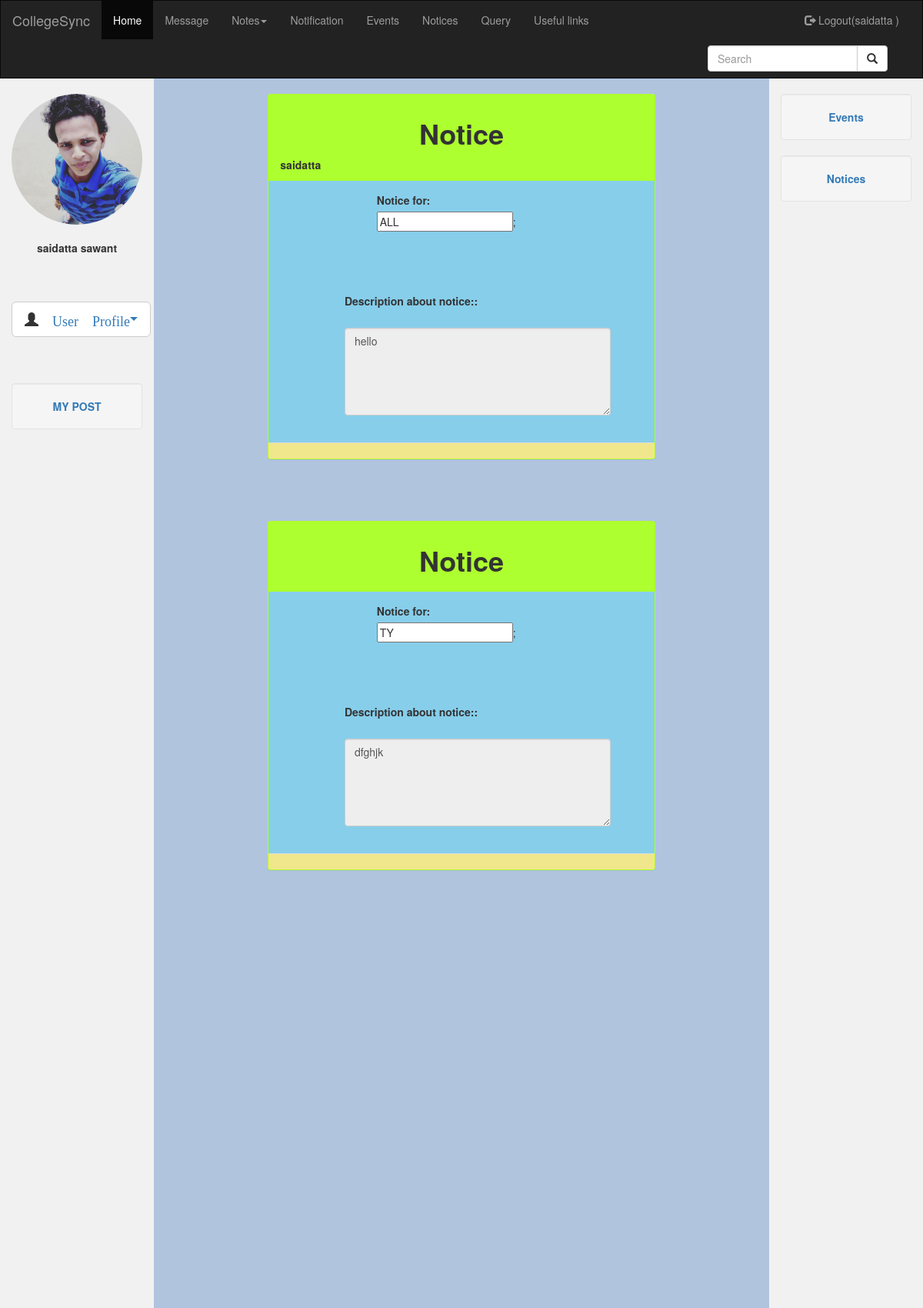
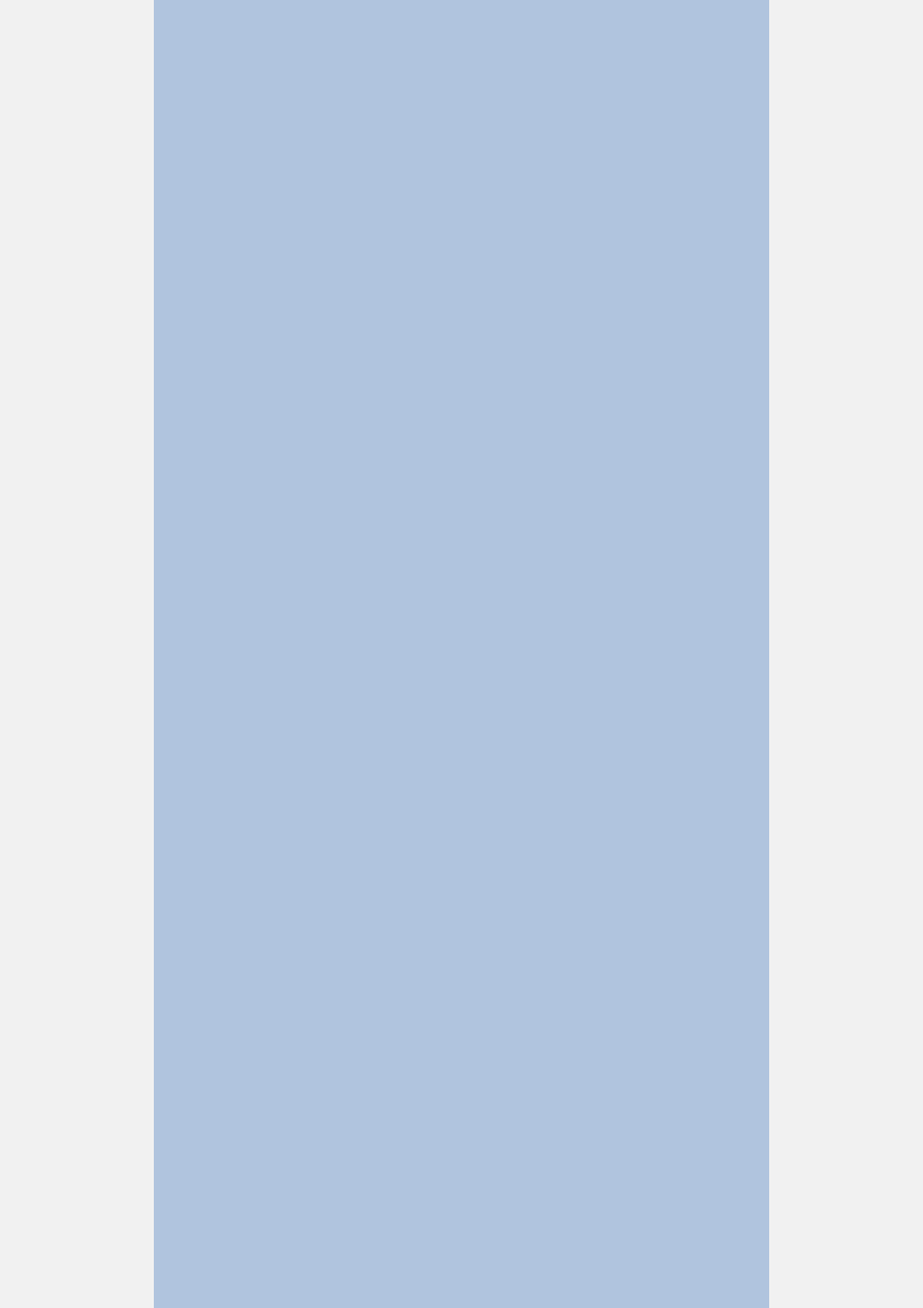
/impnotices.php (signed in, upper part), run on the app's committed database (2 pictures, top to bottom).
### tables this page shows
CREATE TABLE IF NOT EXISTS `col_registration` (
  `REG_ID` int(11) NOT NULL AUTO_INCREMENT,
  `REG_FIRSTNAME` varchar(20) NOT NULL,
  `REG_LASTNAME` varchar(20) NOT NULL,
  `REG_EMAIL` varchar(63) NOT NULL,
  `REG_CLASS` varchar(11) NOT NULL,
  `REG_UNIVERSITY` varchar(20) NOT NULL,
  `REG_ADDRESS` varchar(50) NOT NULL,
  `REG_MOBILENO` bigint(10) NOT NULL,
  `REG_GENDER` varchar(10) NOT NULL,
  `REG_USERNAME` varchar(20) NOT NULL,
  `REG_PWD` varchar(25) NOT NULL,
  `REG_DOB` varchar(10) NOT NULL,
  `dp` varchar(100) NOT NULL,
  PRIMARY KEY (`REG_ID`)
);

CREATE TABLE IF NOT EXISTS `notice` (
  `notice_id` int(11) NOT NULL AUTO_INCREMENT,
  `sender` varchar(111) NOT NULL,
  `clas` varchar(111) NOT NULL,
  `notice` varchar(111) NOT NULL,
  PRIMARY KEY (`notice_id`)
);

### impnotices.php (the view, shortened to what this page needs)
<!DOCTYPE html>
<html lang="en">
<head>
  <link rel="stylesheet" href="https://maxcdn.bootstrapcdn.com/bootstrap/3.3.7/css/bootstrap.min.css">
</head>
<body style="background:  #B0C4DE;">
<?php
include("nav.php");
?>
<?php
          $user=$_SESSION['user'];
            $query="SELECT * from col_registration where REG_FIRSTNAME='$user' ";
           $res=mysql_query($query);
           $row=mysql_fetch_row($res);
           ?>
<div class="container-fluid text-center">
  <div class="row content">
    <div class="col-sm-2 sidenav">
    <img src="<?php echo$row[12];?>" style="max-width: 170px; max-height: 170px;" class="img img-responsive img-circle">
    <br><strong><?php echo$row[1].' '.$row[2] ?></strong>
    <br>
    <br>
    <br>
    <br>
         <button type="button" class="btn btn-default btn-lg"><li class="dropdown glyphicon glyphicon-user">
          <a class="dropdown-toggle" data-toggle="dropdown" href="view.html">User Profile<span class="caret"></span></a>
        </li>
        </button>
        <br>
        <br>
    <br><br>
        <div class="well">
        <a href="mypost.php"><strong>MY POST</strong></a>
      </div>
    </div>
    <div class="col-sm-8 text-left">
    <br>
      <?php
           $query="SELECT * from notice order by notice_id desc limit 5";
           $res=mysql_query($query);
           while ($row=mysql_fetch_row($res))
           {
            echo"
      <div class='row'>
<div class='col-sm-offset-2 col-sm-8'>
  <div class='panel' style='background-color: #ADFF2F' >
      <div class='panel-heading'>
    <div class='row'>
      <div class='col-sm-4 col-sm-offset-4'>
      <center><h1><strong> Notice</strong></h1></center>
      </div>
      </div>
      <b>$row[1]</b>
      </div>
      <div class='panel-body' style='background-color: skyblue;'>
      <div class='row'>
      <div class='col-sm-6 col-sm-offset-3'>
        <label class='pull-center'><strong>Notice for:</strong></label>
        <input type='text' value='$row[2]'>;
        </div>
        </div>
       <div class='row'>
      <div class='col-sm-9 col-sm-offset-2'>
              <label><br/><br/><br/><br/><strong>Description about notice::</strong></label><br/><br/>
              <center><textarea class='form-control' rows='5' disabled>$row[3]</textarea ><br/>
              </center>
        </div>
      </div>
      </div>
      <div class='panel-footer' style='background-color:  #F0E68C;'>
              </div>
      </div></div></div>
      <br/><br/><br/>";
    }
    ?>
    </div>
    <div class="col-sm-2 sidenav">
     <div class="well">
        <a href="upcomingevent1.php"><strong>Events</strong></a>
      </div>
      <div class="well">
        <a href="impnotices.php"><strong> Notices </strong> </a>
      </div>
    </div>
  </div>
</div>
</body>
</html>

### impnotices.php (style rules this page uses)
.row.content { height: 450px }
.sidenav { padding-top: 20px; background-color: #f1f1f1; height: 1280%; }

### nav.php (style rules this page uses)
.dropdown { position: relative; display: inline-block; }

### data on the page
col_registration: dp (picture), REG_FIRSTNAME "saidatta", REG_LASTNAME "sawant"
notice: sender "saidatta", clas "ALL", notice "hello"
notice: clas "TY", notice "dfghjk"

### other printed values
$_SESSION['user'] "saidatta"
